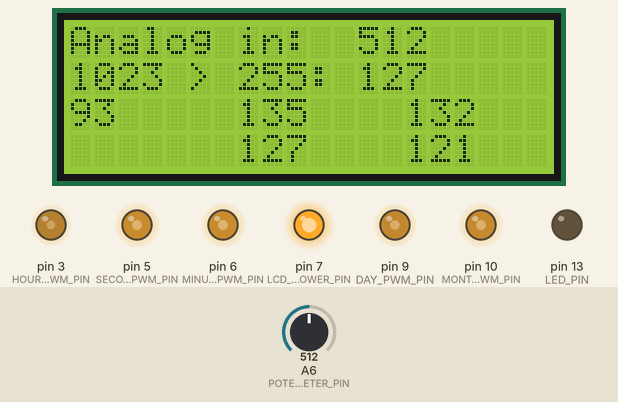
Bench run of a sketch on a simulated Arduino Nano, built with avr-gcc and run on an emulated ATmega328P. Shown: 20×4 character LCD, output pins drawn as LEDs (lit = HIGH). Inputs (shaded band) come from the test bench; at power-on: A6 (POTENTIOMETER_PIN) = 512. What the sketch prints to the serial monitor is not drawn.

Above: at 1.4 s.
1.5 s: A6 (POTENTIOMETER_PIN) set to 716
At 2.4 s:
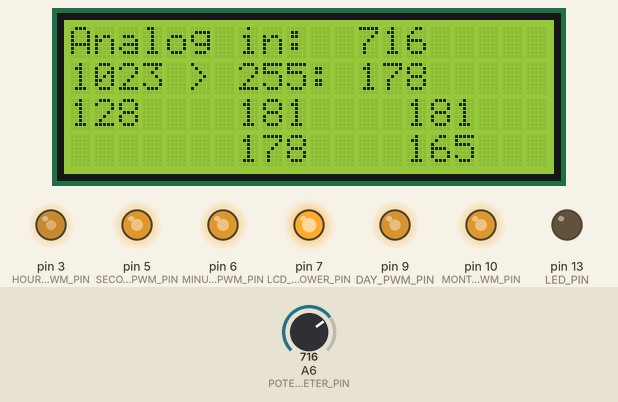
3.1 s: A6 (POTENTIOMETER_PIN) set to 900
At 4.4 s:
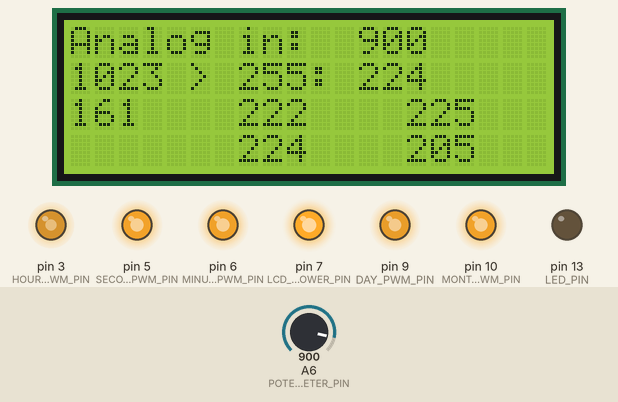
4.7 s: A6 (POTENTIOMETER_PIN) set to 306
At 5.6 s:
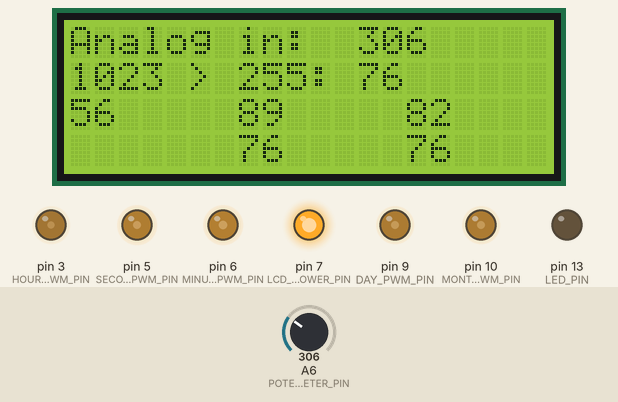
6.3 s: A6 (POTENTIOMETER_PIN) set to 245
At 7.5 s:
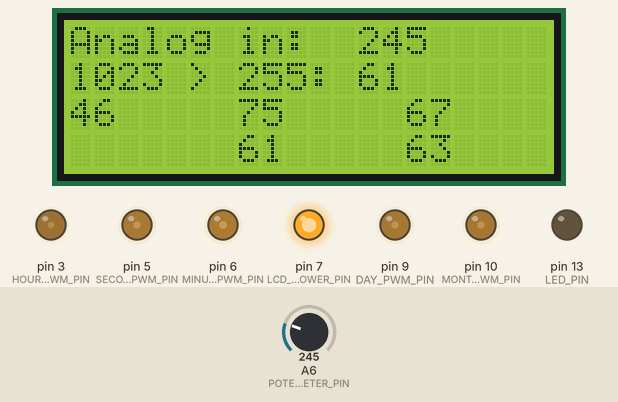
8.0 s: A6 (POTENTIOMETER_PIN) set to 222
At 9.3 s:
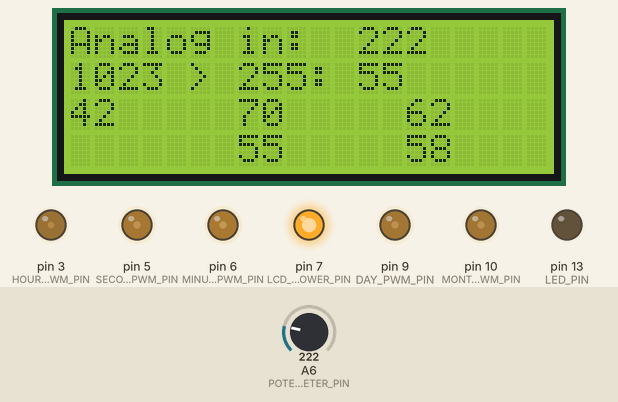
9.6 s: A6 (POTENTIOMETER_PIN) set to 260
At 10.1 s:
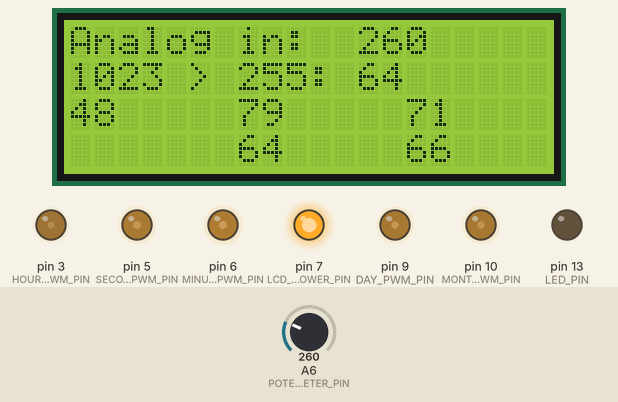
Timing chart, 0 to 12.2 s (numbered marks = the images above; inputs shaded):
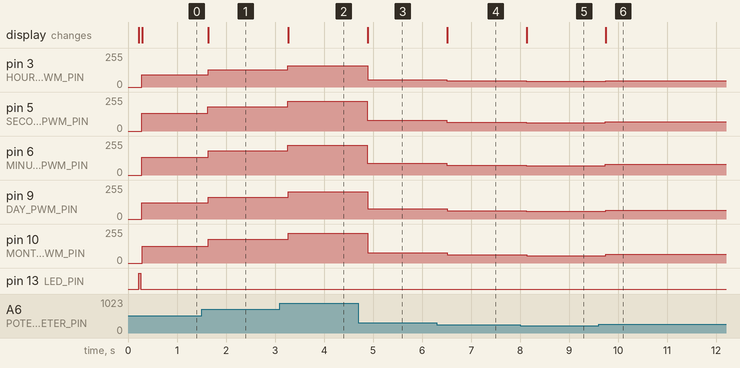

Measured:
- after the input at 1.5 s, pin 3 (HOURS_PWM_PIN): 93/255 → 128/255 after 0.14 s; pin 5 (SECONDS_PWM_PIN): 132/255 → 181/255 after 0.13 s; pin 6 (MINUTES_PWM_PIN): 135/255 → 181/255 after 0.13 s; pin 9 (DAY_PWM_PIN): 121/255 → 165/255 after 0.14 s; pin 10 (MONTH_PWM_PIN): 127/255 → 178/255 after 0.14 s; the display: changes after 0.14 s (image 1)
- after the input at 3.1 s, pin 3 (HOURS_PWM_PIN): 128/255 → 161/255 after 0.16 s; pin 5 (SECONDS_PWM_PIN): 181/255 → 225/255 after 0.16 s; pin 6 (MINUTES_PWM_PIN): 181/255 → 222/255 after 0.16 s; pin 9 (DAY_PWM_PIN): 165/255 → 205/255 after 0.17 s; pin 10 (MONTH_PWM_PIN): 178/255 → 224/255 after 0.17 s; the display: changes after 0.17 s (image 2)
- after the input at 4.7 s, pin 3 (HOURS_PWM_PIN): 161/255 → 56/255 after 0.19 s; pin 5 (SECONDS_PWM_PIN): 225/255 → 82/255 after 0.18 s; pin 6 (MINUTES_PWM_PIN): 222/255 → 89/255 after 0.19 s; pin 9 (DAY_PWM_PIN): 205/255 → 76/255 after 0.19 s; pin 10 (MONTH_PWM_PIN): 224/255 → 76/255 after 0.19 s; the display: changes after 0.19 s (image 3)
- after the input at 6.3 s, pin 3 (HOURS_PWM_PIN): 56/255 → 46/255 after 0.21 s; pin 5 (SECONDS_PWM_PIN): 82/255 → 67/255 after 0.20 s; pin 6 (MINUTES_PWM_PIN): 89/255 → 75/255 after 0.20 s; pin 9 (DAY_PWM_PIN): 76/255 → 63/255 after 0.21 s; pin 10 (MONTH_PWM_PIN): 76/255 → 61/255 after 0.21 s; the display: changes after 0.21 s (image 4)
- after the input at 8.0 s, pin 3 (HOURS_PWM_PIN): 46/255 → 42/255 after 0.13 s; pin 5 (SECONDS_PWM_PIN): 67/255 → 62/255 after 0.12 s; pin 6 (MINUTES_PWM_PIN): 75/255 → 70/255 after 0.12 s; pin 9 (DAY_PWM_PIN): 63/255 → 58/255 after 0.13 s; pin 10 (MONTH_PWM_PIN): 61/255 → 55/255 after 0.13 s; the display: changes after 0.13 s (image 5)
- after the input at 9.6 s, pin 3 (HOURS_PWM_PIN): 42/255 → 48/255 after 0.14 s; pin 5 (SECONDS_PWM_PIN): 62/255 → 71/255 after 0.14 s; pin 6 (MINUTES_PWM_PIN): 70/255 → 79/255 after 0.14 s; pin 9 (DAY_PWM_PIN): 58/255 → 66/255 after 0.15 s; pin 10 (MONTH_PWM_PIN): 55/255 → 64/255 after 0.15 s; the display: changes after 0.15 s (image 6)

The sketch:

calibrationTesting.ino
```cpp
#include <LiquidCrystal.h>
LiquidCrystal lcd(11, 12, A0, A1, A2, A3);

#define SECONDS_MIN_PWM 9
#define SECONDS_MAX_PWM 255
#define SECONDS_PWM_PIN 5

#define MINUTES_MIN_PWM 21
#define MINUTES_MAX_PWM 250
#define MINUTES_PWM_PIN 6

#define HOURS_MIN_PWM 3
#define HOURS_MAX_PWM 183
#define HOURS_PWM_PIN 3

#define DAY_MIN_PWM 10
#define DAY_MAX_PWM 232
#define DAY_PWM_PIN 9

#define MONTH_MIN_PWM 0
#define MONTH_MAX_PWM 255
#define MONTH_PWM_PIN 10

#define LCD_AND_LIGHTS_POWER_PIN 7
#define LED_PIN 13
#define POTENTIOMETER_PIN A6

void blinkLED() {
  digitalWrite(LED_PIN, HIGH);
  delay(50);
  digitalWrite(LED_PIN, LOW);
}

void turnOnLCD() {
  digitalWrite(LCD_AND_LIGHTS_POWER_PIN, HIGH);
  delay(100);
  lcd.begin(20, 4);
  lcd.clear();
}

void turnOffLCD() {
  lcd.clear();
  delay(100);
  digitalWrite(LCD_AND_LIGHTS_POWER_PIN, LOW);
}

void analogWriteMapped(byte pin, byte minPWM, byte maxPWM, String message) {
  byte mappedPwmVal = map(analogRead(POTENTIOMETER_PIN), 0, 1023, minPWM, maxPWM);
  Serial.println(message + "mapped PWM value:    " + mappedPwmVal);
  analogWrite(pin, (mappedPwmVal));
}

void setup() {
  blinkLED();
  Serial.begin(115200); //For debugging
  pinMode(SECONDS_PWM_PIN,          OUTPUT);
  pinMode(MINUTES_PWM_PIN,          OUTPUT);
  pinMode(HOURS_PWM_PIN,            OUTPUT);
  pinMode(DAY_PWM_PIN,              OUTPUT);
  pinMode(MONTH_PWM_PIN,            OUTPUT);
  pinMode(LED_PIN,                  OUTPUT);
  pinMode(LCD_AND_LIGHTS_POWER_PIN, OUTPUT);
  pinMode(POTENTIOMETER_PIN,        INPUT);
  turnOnLCD();
  Serial.println("Ready!");
  blinkLED();
}

void loop() {
  int potentiometerAnalogValue = analogRead(POTENTIOMETER_PIN);

  lcd.clear();
  lcd.print("Analog in:  ");
  lcd.print(potentiometerAnalogValue);
  lcd.setCursor(0, 1);
  lcd.print("1023 > 255: ");
  lcd.print(map(potentiometerAnalogValue, 0, 1023, 0, 255));

  lcd.setCursor(0, 2);
  lcd.print(map(potentiometerAnalogValue, 0, 1023, HOURS_MIN_PWM,   HOURS_MAX_PWM));
  lcd.setCursor(7, 2);
  lcd.print(map(potentiometerAnalogValue, 0, 1023, MINUTES_MIN_PWM, MINUTES_MAX_PWM));
  lcd.setCursor(14, 2);
  lcd.print(map(potentiometerAnalogValue, 0, 1023, SECONDS_MIN_PWM, SECONDS_MAX_PWM));
  lcd.setCursor(7, 3);
  lcd.print(map(potentiometerAnalogValue, 0, 1023, MONTH_MIN_PWM,   MONTH_MAX_PWM));
  lcd.setCursor(14, 3);
  lcd.print(map(potentiometerAnalogValue, 0, 1023, DAY_MIN_PWM,     DAY_MAX_PWM));

  Serial.println("\n\n\n\n\n\nPotentiometer value: " + String(potentiometerAnalogValue));

  analogWriteMapped(SECONDS_PWM_PIN, SECONDS_MIN_PWM, SECONDS_MAX_PWM, "Secs  ");
  analogWriteMapped(MINUTES_PWM_PIN, MINUTES_MIN_PWM, MINUTES_MAX_PWM, "Mins  ");
  analogWriteMapped(HOURS_PWM_PIN,   HOURS_MIN_PWM,   HOURS_MAX_PWM,   "Hrs   ");
  analogWriteMapped(DAY_PWM_PIN,     DAY_MIN_PWM,     DAY_MAX_PWM,     "Day   ");
  analogWriteMapped(MONTH_PWM_PIN,   MONTH_MIN_PWM,   MONTH_MAX_PWM,   "Mnth  ");
  delay(250);
}
```
